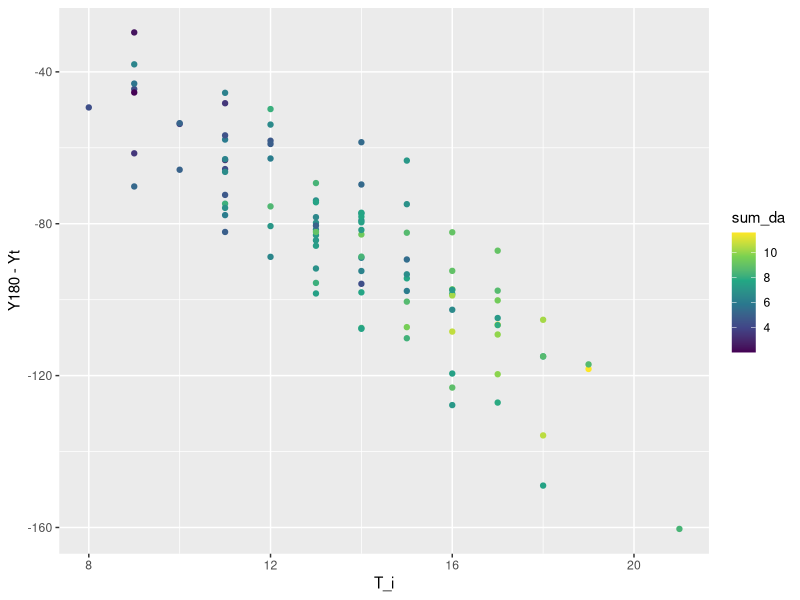
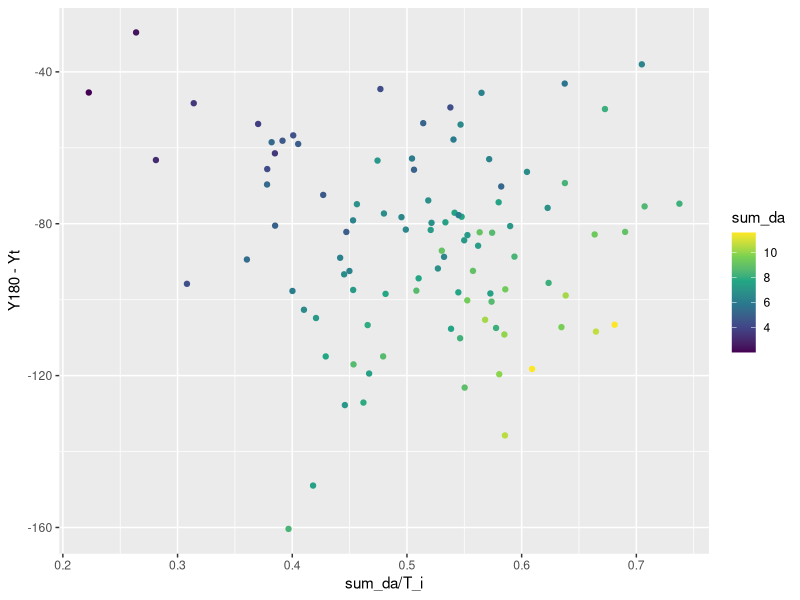
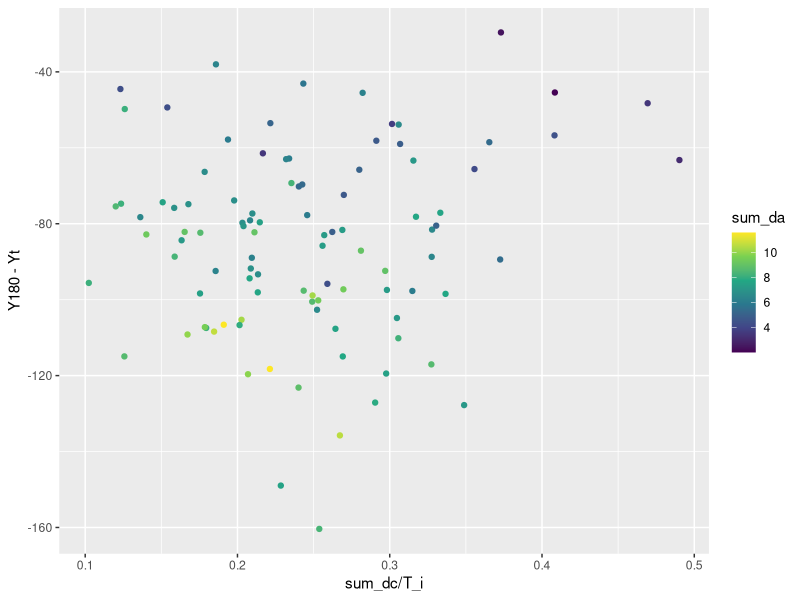

Here is the R script that generated these plots, in order:
## ---- chunk 1
# Load necessary packages (assuming these are installed)
library(tidyverse)

# --- Simulation Parameters and Functions ---

# Define simulation parameters
N <- 100 # <<< Set the number of patients here
alpha <- 5       # Assuming a plausible value for alpha to shift baseline condition mean based on X_i1
T_max <- 28      # Maximum treatment time point

# Simulate data for a single patient
simulate_patient_data <- function(i, alpha, T_max = 28) {
  
  # 1. Generate Baseline Covariates X_i
  X1 <- rbinom(1, 1, 0.65) # Binomial distribution (prob=0.65)
  X2 <- rnorm(1, 0, 10)    # Normal distribution N(0, 10^2)
  X <- c(X1, X2)

  # 2. Generate Baseline Condition Y_i0
  mu_Y0 <- 100 + alpha * X1
  Y0 <- rnorm(1, mu_Y0, 10) # N(mu_Y0, 10^2)

  # 3. Generate Treatment Protocol duration T_i
  T_i <- rbinom(1, 28, 0.5) # Binomial distribution (n=28, p=0.5)

  # Generate Beta distributions and treatment durations
  T_i_vec <- 1:T_i # Time points if T_i is the actual duration
  
  # Beta distributions parameters for coefficients generation (per time point)
  Beta_init <- 0.5
  Beta_Trevised <- 0.5

  # Treatment durations (d_ita and d_itc)
  d_ta <- rbeta(T_max, Beta_init, Beta_init) # d_{ita} ~ Beta(0.5, 0.5)
  u_t <- runif(T_max, 0, 1)                  # u_{it} ~ Beta(1, 1) = Uniform(0, 1)
  d_tc <- u_t * (1 - d_ta)                 # d_{itc} = u_{it}(1 - d_{ita})

  # Coefficient generation (Beta_coefficients are vectors of length T_i)
  beta_ia <- rnorm(T_max, 2, 0.5) # N(2, 0.5^2)
  beta_ic <- rnorm(T_max, 1, 0.1) # N(1, 0.1^2)

  if (T_i < T_max) {
    unobs_i <- (T_i+1):T_max
    d_ta[unobs_i] <- NA
    d_tc[unobs_i] <- NA
    beta_ia[unobs_i] <- NA
    beta_ic[unobs_i] <- NA
  }
  
  A_ia <- d_ta
  A_ic <- d_tc
  
  # Generate condition at discharge Y_i T_i (Y_T):
  # Y_T = N(Y0 * (28 - T_i) / 28 + sum_{k=1}^{T_i} (beta_ia[k] * d_ta[k] + beta_ic[k] * d_tc[k]), 5^2)

  # Generate subsequent outcomes (assuming the decay/progression factor remains constant: (28 - T_i)/28)
  decay_factor <- (T_max - T_i) / T_max

  mean_Yt <- 1.5 * Y0 + sum(beta_ia * d_ta, na.rm = TRUE) + sum(beta_ic * d_tc, na.rm = TRUE)
  Yt <- rnorm(1, mean_Yt, 5) # N(mean_Yt, 5^2)
  
  # Condition at six-months (Y_T + 180)
  mu_Y180 <- Yt * decay_factor
  Y180 <- rnorm(1, mu_Y180, 10) # N(mu_Yt * decay_factor, 10^2)
  
  # Condition at twelve-months (Y_T + 365)
  mu_Y365 <- Y180 * decay_factor
  Y365 <- rnorm(1, mu_Y365, 12.5) # N(mu_Yt+180 * decay_factor, 12.5^2)

  Tx <- tibble(
    .id = i, 
    t = 1:T_max, 
    da = d_ta, 
    dc = d_tc
    ) |>
    pivot_wider(names_from = "t", values_from = c("da", "dc"))

  df <- tibble(
    .id = i,
    X1 = X1,
    X2 = X2,
    Y0 = Y0,
    T_i = T_i,
    Yt = Yt, # Discharge condition
    Y180 = Y180, 
    Y365 = Y365,
    sum_da = sum(d_ta, na.rm = TRUE),
    sum_dc = sum(d_tc, na.rm = TRUE)
  )

  df <- left_join(df, Tx, by = ".id")

  return(df)
}

# --- Run Simulation for N Patients ---
set.seed(42) # For reproducibility
sim_df <- lapply(1:100, function(i) {simulate_patient_data(i = i, alpha = 5, T_max = 28)}) |>
    bind_rows()

# Display the structure of the generated data for one patient
sim_df
## ---- chunk 2
ggplot(sim_df, aes(T_i, Y180 - Yt, color = sum_da)) +
    geom_point() +
    scale_color_viridis_c()

ggplot(sim_df, aes(sum_da / T_i, Y180 - Yt, color = sum_da)) +
    geom_point() +
    scale_color_viridis_c()

ggplot(sim_df, aes(sum_dc / T_i, Y180 - Yt, color = sum_da)) +
    geom_point() +
    scale_color_viridis_c()
